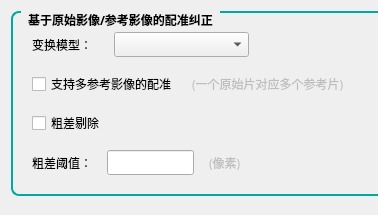
             <widget class="QWidget" name="scrollAreaWidgetContents_16">
              <property name="geometry">
               <rect>
                <x>0</x>
                <y>0</y>
                <width>378</width>
                <height>215</height>
               </rect>
              </property>
              <property name="styleSheet">
               <string notr="true">/* QGroupBox 圆角边框样式 */
QGroupBox {
    border: 1.5px solid #00a99d;   
    border-radius: 8px;           /* 8像素圆角 */
    margin-top: 1ex;              /* 留出标题空间 */
    padding: 10px;                /* 内边距 */
    font-weight: bold;            /* 标题加粗 */
}
 
/* QGroupBox 标题样式 */
QGroupBox::title {
    subcontrol-origin: margin;
    left: 10px;                   /* 标题左边距 */
    padding: 0 5px;               /* 标题内边距 */
}</string>
              </property>
              <layout class="QFormLayout" name="formLayout_18">
               <item row="0" column="0">
                <widget class="QGroupBox" name="groupBox_8">
                 <property name="font">
                  <font>
                   <family>Source Han Sans SC Medium</family>
                   <pointsize>9</pointsize>
                   <weight>75</weight>
                   <italic>false</italic>
                   <bold>true</bold>
                  </font>
                 </property>
                 <property name="title">
                  <string>基于原始影像/参考影像的配准纠正</string>
                 </property>
                 <layout class="QGridLayout" name="gridLayout_2">
                  <item row="0" column="0">
                   <layout class="QVBoxLayout" name="verticalLayout_25">
                    <property name="spacing">
                     <number>15</number>
                    </property>
                    <item>
                     <layout class="QHBoxLayout" name="horizontalLayout_55" stretch="1,2,2">
                      <item>
                       <widget class="QLabel" name="matchCorrect_changeModelLabel">
                        <property name="font">
                         <font>
                          <family>Source Han Sans SC Medium</family>
                          <pointsize>9</pointsize>
                          <weight>7</weight>
                          <italic>false</italic>
                          <bold>false</bold>
                         </font>
                        </property>
                        <property name="text">
                         <string>变换模型：</string>
                        </property>
                       </widget>
                      </item>
                      <item>
                       <widget class="QComboBox" name="matchCorrect_changeModelBox">
                        <property name="font">
                         <font>
                          <family>Source Han Sans SC Medium</family>
                          <pointsize>9</pointsize>
                          <weight>7</weight>
                          <italic>false</italic>
                          <bold>false</bold>
                         </font>
                        </property>
                       </widget>
                      </item>
                      <item>
                       <spacer name="horizontalSpacer_10">
                        <property name="font">
                         <font>
                          <family>Source Han Sans SC Medium</family>
                          <pointsize>9</pointsize>
                          <weight>7</weight>
                          <italic>false</italic>
                          <bold>false</bold>
                         </font>
                        </property>
                        <property name="orientation">
                         <enum>Qt::Horizontal</enum>
                        </property>
                        <property name="sizeHint" stdset="0">
                         <size>
                          <width>40</width>
                          <height>20</height>
                         </size>
                        </property>
                       </spacer>
                      </item>
                     </layout>
                    </item>
                    <item>
                     <layout class="QHBoxLayout" name="horizontalLayout_62">
                      <item>
                       <widget class="QCheckBox" name="checkBox_29">
                        <property name="font">
                         <font>
                          <family>Source Han Sans SC Medium</family>
                          <pointsize>9</pointsize>
                          <weight>50</weight>
                          <italic>false</italic>
                          <bold>false</bold>
                         </font>
                        </property>
                        <property name="text">
                         <string>支持多参考影像的配准</string>
                        </property>
                       </widget>
                      </item>
                      <item>
                       <widget class="QLabel" name="label_24">
                        <property name="enabled">
                         <bool>false</bool>
                        </property>
                        <property name="font">
                         <font>
                          <family>Source Han Sans SC Medium</family>
                          <pointsize>9</pointsize>
                          <weight>7</weight>
                          <italic>false</italic>
                          <bold>false</bold>
                         </font>
                        </property>
                        <property name="text">
                         <string>(一个原始片对应多个参考片)</string>
                        </property>
                       </widget>
                      </item>
                      <item>
                       <spacer name="horizontalSpacer_66">
                        <property name="orientation">
                         <enum>Qt::Horizontal</enum>
                        </property>
                        <property name="sizeHint" stdset="0">
                         <size>
                          <width>40</width>
                          <height>20</height>
                         </size>
                        </property>
                       </spacer>
                      </item>
                     </layout>
                    </item>
                    <item>
                     <widget class="QCheckBox" name="checkBox_34">
                      <property name="font">
                       <font>
                        <family>Source Han Sans SC Medium</family>
                        <pointsize>9</pointsize>
                        <weight>50</weight>
                        <italic>false</italic>
                        <bold>false</bold>
                       </font>
                      </property>
                      <property name="text">
                       <string>粗差剔除</string>
                      </property>
                     </widget>
                    </item>
                    <item>
                     <layout class="QHBoxLayout" name="horizontalLayout_61" stretch="1,2,3,1">
                      <item>
                       <widget class="QLabel" name="label_25">
                        <property name="font">
                         <font>
                          <family>Source Han Sans SC Medium</family>
                          <pointsize>9</pointsize>
                          <weight>7</weight>
                          <italic>false</italic>
                          <bold>false</bold>
                         </font>
                        </property>
                        <property name="text">
                         <string>粗差阈值：</string>
                        </property>
                       </widget>
                      </item>
                      <item>
                       <widget class="QLineEdit" name="lineEdit_30">
                        <property name="font">
                         <font>
                          <family>Source Han Sans SC Medium</family>
                          <pointsize>9</pointsize>
                          <weight>7</weight>
                          <italic>false</italic>
                          <bold>false</bold>
                         </font>
                        </property>
                       </widget>
                      </item>
                      <item>
                       <widget class="QLabel" name="label_43">
                        <property name="enabled">
                         <bool>false</bool>
                        </property>
                        <property name="font">
                         <font>
                          <family>Source Han Sans SC Medium</family>
                          <pointsize>9</pointsize>
                          <weight>7</weight>
                          <italic>false</italic>
                          <bold>false</bold>
                         </font>
                        </property>
                        <property name="text">
                         <string>(像素)</string>
                        </property>
                       </widget>
                      </item>
                      <item>
                       <spacer name="horizontalSpacer_11">
                        <property name="font">
                         <font>
                          <family>Source Han Sans SC Medium</family>
                          <pointsize>9</pointsize>
                          <weight>7</weight>
                          <italic>false</italic>
                          <bold>false</bold>
                         </font>
                        </property>
                        <property name="orientation">
                         <enum>Qt::Horizontal</enum>
                        </property>
                        <property name="sizeHint" stdset="0">
                         <size>
                          <width>40</width>
                          <height>20</height>
                         </size>
                        </property>
                       </spacer>
                      </item>
                     </layout>
                    </item>
                   </layout>
                  </item>
                 </layout>
                </widget>
               </item>
              </layout>
             </widget>
